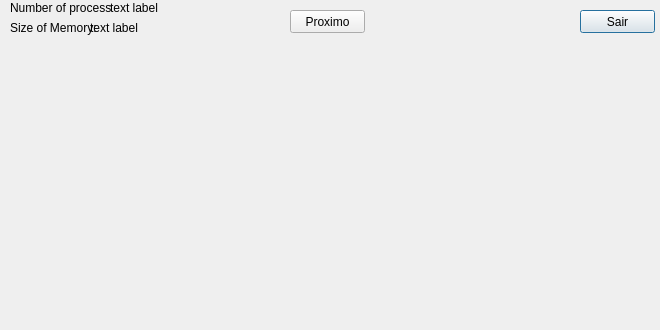
<?xml version="1.0" encoding="UTF-8"?>
<ui version="4.0">
 <class>DialogRun</class>
 <widget class="QDialog" name="DialogRun">
  <property name="geometry">
   <rect>
    <x>0</x>
    <y>0</y>
    <width>660</width>
    <height>330</height>
   </rect>
  </property>
  <property name="minimumSize">
   <size>
    <width>0</width>
    <height>0</height>
   </size>
  </property>
  <property name="windowTitle">
   <string>Dialog</string>
  </property>
  <widget class="QLabel" name="labelNofP">
   <property name="geometry">
    <rect>
     <x>10</x>
     <y>0</y>
     <width>101</width>
     <height>16</height>
    </rect>
   </property>
   <property name="text">
    <string>Number of process:</string>
   </property>
  </widget>
  <widget class="QLabel" name="labelInputNofP">
   <property name="geometry">
    <rect>
     <x>110</x>
     <y>0</y>
     <width>101</width>
     <height>16</height>
    </rect>
   </property>
   <property name="text">
    <string>text label</string>
   </property>
  </widget>
  <widget class="QLabel" name="labelSofM">
   <property name="geometry">
    <rect>
     <x>10</x>
     <y>20</y>
     <width>101</width>
     <height>16</height>
    </rect>
   </property>
   <property name="text">
    <string>Size of Memory:</string>
   </property>
  </widget>
  <widget class="QLabel" name="labelInputSofM">
   <property name="geometry">
    <rect>
     <x>90</x>
     <y>20</y>
     <width>101</width>
     <height>16</height>
    </rect>
   </property>
   <property name="text">
    <string>text label</string>
   </property>
  </widget>
  <widget class="QPushButton" name="pushButton">
   <property name="geometry">
    <rect>
     <x>580</x>
     <y>10</y>
     <width>75</width>
     <height>23</height>
    </rect>
   </property>
   <property name="text">
    <string>Sair</string>
   </property>
  </widget>
  <widget class="QPushButton" name="pushButton_2">
   <property name="geometry">
    <rect>
     <x>290</x>
     <y>10</y>
     <width>75</width>
     <height>23</height>
    </rect>
   </property>
   <property name="text">
    <string>Proximo</string>
   </property>
  </widget>
 </widget>
 <resources/>
 <connections>
  <connection>
   <sender>pushButton</sender>
   <signal>clicked()</signal>
   <receiver>DialogRun</receiver>
   <slot>close()</slot>
   <hints>
    <hint type="sourcelabel">
     <x>633</x>
     <y>17</y>
    </hint>
    <hint type="destinationlabel">
     <x>648</x>
     <y>44</y>
    </hint>
   </hints>
  </connection>
 </connections>
</ui>
